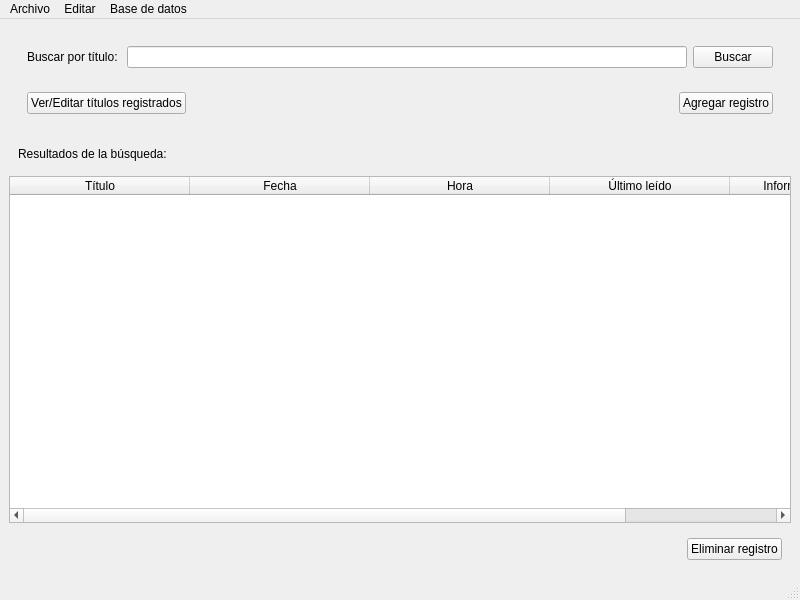
<?xml version="1.0" encoding="UTF-8"?>
<ui version="4.0">
 <class>MainWindow</class>
 <widget class="QMainWindow" name="MainWindow">
  <property name="geometry">
   <rect>
    <x>0</x>
    <y>0</y>
    <width>800</width>
    <height>600</height>
   </rect>
  </property>
  <property name="windowTitle">
   <string>Bitácora de lectura</string>
  </property>
  <widget class="QWidget" name="centralwidget">
   <layout class="QVBoxLayout" name="verticalLayout">
    <item>
     <widget class="QWidget" name="widget" native="true">
      <layout class="QVBoxLayout" name="verticalLayout_2">
       <item>
        <widget class="QWidget" name="widget" native="true">
         <layout class="QHBoxLayout" name="horizontalLayout">
          <item>
           <widget class="QLabel" name="label">
            <property name="text">
             <string>Buscar por título: </string>
            </property>
            <property name="buddy">
             <cstring>cuadroBuscar</cstring>
            </property>
           </widget>
          </item>
          <item>
           <widget class="QLineEdit" name="cuadroBuscar"/>
          </item>
          <item>
           <widget class="QPushButton" name="buscarButton">
            <property name="text">
             <string>Buscar</string>
            </property>
           </widget>
          </item>
         </layout>
        </widget>
       </item>
       <item>
        <widget class="QWidget" name="widget_2" native="true">
         <layout class="QHBoxLayout" name="horizontalLayout_2">
          <item>
           <widget class="QPushButton" name="buttonTitulosRegistrados">
            <property name="text">
             <string>Ver/Editar títulos registrados</string>
            </property>
           </widget>
          </item>
          <item>
           <spacer name="horizontalSpacer">
            <property name="orientation">
             <enum>Qt::Horizontal</enum>
            </property>
            <property name="sizeHint" stdset="0">
             <size>
              <width>40</width>
              <height>20</height>
             </size>
            </property>
           </spacer>
          </item>
          <item>
           <widget class="QPushButton" name="agregarButton">
            <property name="text">
             <string>Agregar registro</string>
            </property>
           </widget>
          </item>
         </layout>
        </widget>
       </item>
      </layout>
     </widget>
    </item>
    <item>
     <widget class="QWidget" name="widget_3" native="true">
      <layout class="QHBoxLayout" name="horizontalLayout_3">
       <item>
        <widget class="QLabel" name="label_2">
         <property name="text">
          <string>Resultados de la búsqueda:</string>
         </property>
        </widget>
       </item>
       <item>
        <widget class="QLabel" name="contadorLabel">
         <property name="text">
          <string/>
         </property>
         <property name="alignment">
          <set>Qt::AlignRight|Qt::AlignTrailing|Qt::AlignVCenter</set>
         </property>
        </widget>
       </item>
      </layout>
     </widget>
    </item>
    <item>
     <widget class="QTableWidget" name="tableWidget">
      <property name="styleSheet">
       <string notr="true">QTableWidget::item{
	border: None;
	padding-left: 10%;
	padding-right: 10%;
}</string>
      </property>
      <property name="selectionBehavior">
       <enum>QAbstractItemView::SelectRows</enum>
      </property>
      <property name="showGrid">
       <bool>false</bool>
      </property>
      <property name="wordWrap">
       <bool>true</bool>
      </property>
      <property name="rowCount">
       <number>1</number>
      </property>
      <property name="columnCount">
       <number>5</number>
      </property>
      <attribute name="horizontalHeaderVisible">
       <bool>true</bool>
      </attribute>
      <attribute name="horizontalHeaderCascadingSectionResizes">
       <bool>true</bool>
      </attribute>
      <attribute name="horizontalHeaderDefaultSectionSize">
       <number>180</number>
      </attribute>
      <attribute name="verticalHeaderVisible">
       <bool>false</bool>
      </attribute>
      <row/>
      <column>
       <property name="text">
        <string>Título</string>
       </property>
      </column>
      <column>
       <property name="text">
        <string>Fecha</string>
       </property>
      </column>
      <column>
       <property name="text">
        <string>Hora</string>
       </property>
      </column>
      <column>
       <property name="text">
        <string>Último leído</string>
       </property>
      </column>
      <column>
       <property name="text">
        <string>Información adicional</string>
       </property>
      </column>
      <item row="0" column="0">
       <property name="text">
        <string/>
       </property>
      </item>
      <item row="0" column="1">
       <property name="text">
        <string/>
       </property>
      </item>
      <item row="0" column="2">
       <property name="text">
        <string/>
       </property>
      </item>
     </widget>
    </item>
    <item>
     <widget class="QWidget" name="widget_4" native="true">
      <layout class="QHBoxLayout" name="horizontalLayout_4">
       <item>
        <spacer name="horizontalSpacer_2">
         <property name="orientation">
          <enum>Qt::Horizontal</enum>
         </property>
         <property name="sizeHint" stdset="0">
          <size>
           <width>40</width>
           <height>20</height>
          </size>
         </property>
        </spacer>
       </item>
       <item>
        <widget class="QPushButton" name="buttonEliminarRegistro">
         <property name="toolTip">
          <string>&lt;html&gt;&lt;head/&gt;&lt;body&gt;&lt;p&gt;Elimina el registro seleccionado&lt;/p&gt;&lt;/body&gt;&lt;/html&gt;</string>
         </property>
         <property name="text">
          <string>Eliminar registro</string>
         </property>
        </widget>
       </item>
      </layout>
     </widget>
    </item>
   </layout>
  </widget>
  <widget class="QMenuBar" name="menubar">
   <property name="geometry">
    <rect>
     <x>0</x>
     <y>0</y>
     <width>800</width>
     <height>22</height>
    </rect>
   </property>
   <widget class="QMenu" name="menuBase">
    <property name="title">
     <string>Base de datos</string>
    </property>
    <addaction name="actionActualizarBase"/>
    <addaction name="actionEditarRutaBase"/>
   </widget>
   <widget class="QMenu" name="menuEditar">
    <property name="title">
     <string>Editar</string>
    </property>
    <addaction name="actionDeshacer"/>
    <addaction name="actionRehacer"/>
   </widget>
   <widget class="QMenu" name="menuArchivo">
    <property name="title">
     <string>Archivo</string>
    </property>
    <addaction name="actionExportarTXT"/>
    <addaction name="actionImportarTXT"/>
   </widget>
   <addaction name="menuArchivo"/>
   <addaction name="menuEditar"/>
   <addaction name="menuBase"/>
  </widget>
  <widget class="QStatusBar" name="statusbar"/>
  <action name="actionActualizarBase">
   <property name="text">
    <string>Actualizar</string>
   </property>
  </action>
  <action name="actionEditarRutaBase">
   <property name="text">
    <string>Editar ruta </string>
   </property>
  </action>
  <action name="actionDeshacer">
   <property name="text">
    <string>Deshacer</string>
   </property>
  </action>
  <action name="actionRehacer">
   <property name="text">
    <string>Rehacer</string>
   </property>
  </action>
  <action name="actionExportarTXT">
   <property name="text">
    <string>Exportar a TXT</string>
   </property>
  </action>
  <action name="actionImportarTXT">
   <property name="text">
    <string>Importar de TXT</string>
   </property>
  </action>
 </widget>
 <resources/>
 <connections/>
</ui>
